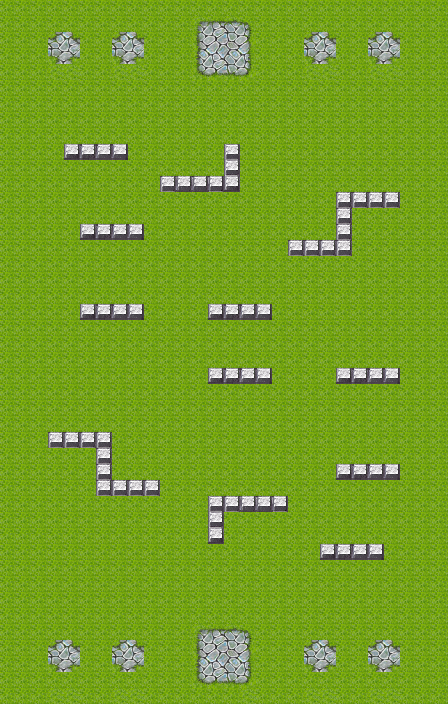

Rendered tile map (Tiled .tmx) drawn with the repository's tilesets; below, a short description and the map source with its tile grids summarised:
An orthogonal 28x44 tile map with 16x16 px tiles, 3 tile layers (grass, walls, tower_areas), 2 tilesets and 4 objects (4x body).

<map version="1.0" orientation="orthogonal" width="28" height="44" tilewidth="16" tileheight="16">
 <tileset firstgid="1" name="Ground" tilewidth="16" tileheight="16">
  <image source="tilea2.png" width="512" height="384" />
  <terraintypes>
   <terrain name="tower_base" tile="-1" />
   <terrain name="large_tower_base" tile="-1" />
  </terraintypes>
  <tile id="8" terrain="0,0,0,0" />
  <tile id="9" terrain="0,0,0,0" />
  <tile id="10" terrain="0,0,0,0" />
  <tile id="11" terrain="0,0,0,0" />
  <tile id="40" terrain="0,0,0,0" />
  <tile id="41" terrain="0,0,0,0" />
  <tile id="42" terrain="0,0,0,0" />
  <tile id="43" terrain="0,0,0,0" />
  <tile id="72" terrain="1,1,1,1" />
  <tile id="73" terrain="1,1,1,1" />
  <tile id="74" terrain="1,1,1,1" />
  <tile id="75" terrain="1,1,1,1" />
  <tile id="104" terrain="1,1,1,1" />
  <tile id="105" terrain="1,1,1,1" />
  <tile id="106" terrain="1,1,1,1" />
  <tile id="107" terrain="1,1,1,1" />
  <tile id="136" terrain="1,1,1,1" />
  <tile id="137" terrain="1,1,1,1" />
  <tile id="138" terrain="1,1,1,1" />
  <tile id="139" terrain="1,1,1,1" />
  <tile id="168" terrain="1,1,1,1" />
  <tile id="169" terrain="1,1,1,1" />
  <tile id="170" terrain="1,1,1,1" />
  <tile id="171" terrain="1,1,1,1" />
 </tileset>
 <tileset firstgid="769" name="Ground2" tilewidth="16" tileheight="16">
  <image source="tilea4.png" width="512" height="480" />
  <terraintypes>
   <terrain name="walls" tile="-1" />
  </terraintypes>
  <tile id="12" terrain="0,0,0,0" />
  <tile id="13" terrain="0,0,0,0" />
  <tile id="14" terrain="0,,0," />
  <tile id="15" terrain=",0,,0" />
  <tile id="24" terrain="0,0,0,0" />
  <tile id="25" terrain="0,0,0,0" />
  <tile id="26" terrain="0,0,0,0" />
  <tile id="27" terrain="0,0,0,0" />
  <tile id="44" terrain="0,0,0,0" />
  <tile id="45" terrain="0,0,0,0" />
  <tile id="46" terrain="0,,0," />
  <tile id="47" terrain=",0,,0" />
  <tile id="56" terrain="0,0,0,0" />
  <tile id="57" terrain="0,0,0,0" />
  <tile id="58" terrain="0,0,0,0" />
  <tile id="59" terrain="0,0,0,0" />
  <tile id="76" terrain="0,0,0,0" />
  <tile id="77" terrain="0,0,0,0" />
  <tile id="78" terrain="0,0,0,0" />
  <tile id="79" terrain="0,0,0,0" />
  <tile id="88" terrain="0,0,0,0" />
  <tile id="89" terrain="0,0,0,0" />
  <tile id="90" terrain="0,0,0,0" />
  <tile id="91" terrain="0,0,0,0" />
  <tile id="108" terrain="0,,0," />
  <tile id="111" terrain=",0,,0" />
  <tile id="120" terrain="0,0,0,0" />
  <tile id="123" terrain="0,0,0,0" />
  <tile id="140" terrain="0,,0," />
  <tile id="143" terrain=",0,,0" />
  <tile id="152" terrain="0,0,0,0" />
  <tile id="155" terrain="0,0,0,0" />
  <tile id="172" terrain="0,0,0,0" />
  <tile id="173" terrain="0,0,0,0" />
  <tile id="174" terrain="0,0,0,0" />
  <tile id="175" terrain="0,0,0,0" />
  <tile id="184" terrain="0,0,0,0" />
  <tile id="185" terrain="0,0,0,0" />
  <tile id="186" terrain="0,0,,0" />
  <tile id="187" terrain="0,0,0," />
 </tileset>
 <layer name="grass" width="28" height="44">
  <data>[1232 cells, 1168 non-empty, 2 distinct tile ids]</data>
 </layer>
 <layer name="walls" width="28" height="44">
  <data>[1232 cells, 66 non-empty, 10 distinct tile ids]</data>
 </layer>
 <layer name="tower_areas" width="28" height="44">
  <data>[1232 cells, 64 non-empty, 20 distinct tile ids]</data>
 </layer>
 <objectgroup name="Ground" width="28" height="44">
  <object name="ground" type="body" x="0" y="0" width="448" height="704">
   <properties>
    <property name="bodyType" value="staticBody" />
   </properties>
  </object>
 </objectgroup>
 <objectgroup name="WallObjects" width="28" height="44">
  <object name="z2" type="body" x="400" y="192">
   <properties>
    <property name="bodyType" value="staticBody" />
   </properties>
   <polyline points="0,0 -64,0 -64,48 -112,48 -112,64 -48,64 -48,16 0,16 0,0" />
  </object>
  <object name="z1" type="body" x="48" y="432">
   <polyline points="0,0 64,0 64,48 112,48 112,64 48,64 48,16 0,16 0,0" />
  </object>
 </objectgroup>
 <objectgroup name="Tower Areas" width="28" height="44">
  <object name="tCenter" type="body" x="192" y="624" width="64" height="64">
   <properties>
    <property name="bodyType" value="staticBody" />
   </properties>
  </object>
 </objectgroup>
</map>
